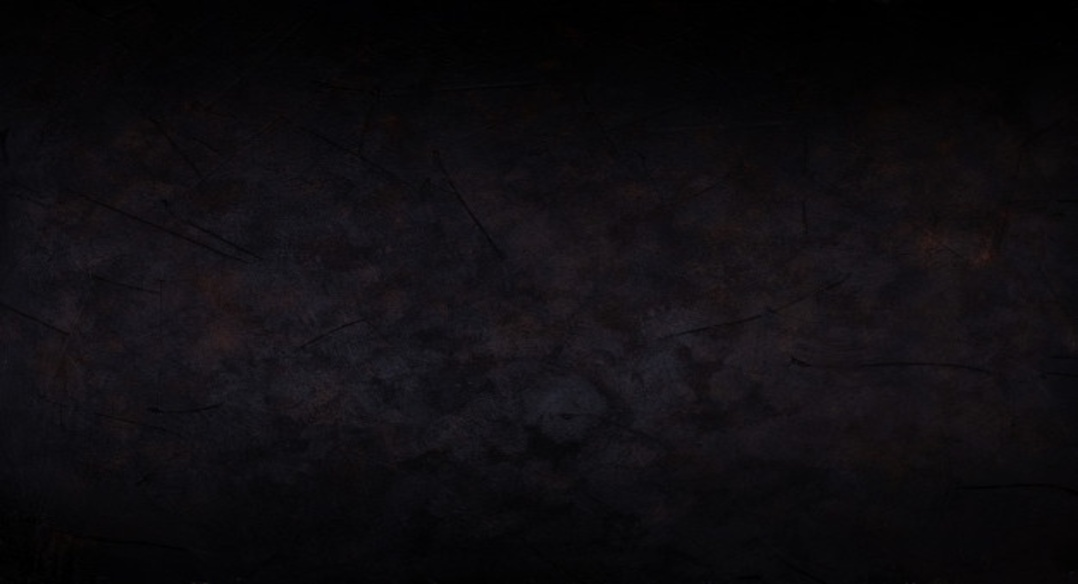
#> input picture projeto_parte1/imgs_req/fundo_preto.jpg, 1078 x 584 px, found by its file name; the run also reads 1 picture not shown here
$ python main.py
#> lines starting #> are read from the running program, lines starting #| are printed output that depends on the picture; after the words box and inside, x2 and y2 are one past the last pixel; in counts of white or black regions, pixels touching at a corner belong together
from PIL import Image, ImageFont,ImageDraw
import textwrap

frase_de_efeito = "\" " + "Vem monstro!" + " \"" # print(len(long_string)) nesse caso, o bot so aceita strings de no maximo 160 caracteres

fundo = Image.open("projeto_parte1/imgs_req/fundo_preto.jpg")
#> fundo is the input picture: PIL image 1078x584 RGB; mean R, G, B 14.7, 12.6, 15.9

#------------------------------------------------ Adicionando texto ---------------------------------------------------------------
draw = ImageDraw.Draw(fundo)

text_formatado = textwrap.fill(frase_de_efeito,23) # segundo arg width
autor = "-Leo Stronda"

font1 = ImageFont.truetype("projeto_parte1/fonts/arial_narrow_7.ttf",50)
font2 = ImageFont.truetype("projeto_parte1/fonts/arial_narrow_7.ttf",30)


draw.text((80,140),text_formatado,(255,255,255),font=font1) #desenha frase
draw.text((45,525),autor,(255,255,255),font=font2) # desenha autor

fundo_mod = fundo # so para deixar claro alteração

#----------------------------------------------- Concatena duas imagens ---------------------------------------------------------

def get_concat_h(im1, im2):
    dst = Image.new('RGB', (im1.width + im2.width, im1.height))
    dst.paste(im1, (0, 0))
    dst.paste(im2, (im1.width, 0))
    return dst

autor_image = Image.open("projeto_parte1/image_data/Leo_Stronda.jpg")
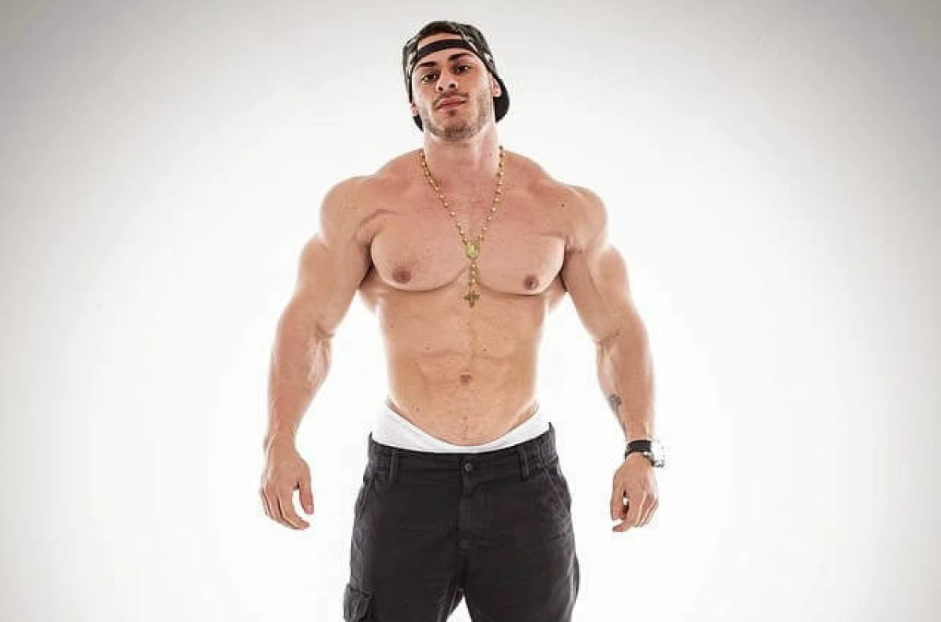
#> input picture projeto_parte1/image_data/Leo_Stronda.jpg, 941 x 622 px, found by its file name
#> autor_image is the input picture: PIL image 941x622 RGB; mean R, G, B 217.6, 208.8, 204
autor_image_newsize = autor_image.resize((428,584)) #Redmensionar para encaixar
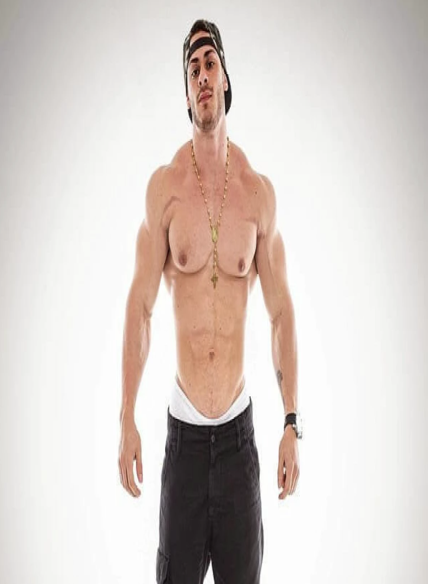
#> autor_image_newsize: PIL image 428x584 RGB; mean R, G, B 217.6, 208.8, 204


parte_branca = Image.open("projeto_parte1/imgs_req/parte_branca_650_x_584.jpg")

imagem_concatenada = get_concat_h(parte_branca,autor_image_newsize)
#> in get_concat_h, `dst = Image.new('RGB', (im1.width + im2.width, im1.height))`: dst: PIL image 1078x584 RGB; every value is 0
#> in get_concat_h, `dst.paste(im1, (0, 0))`:
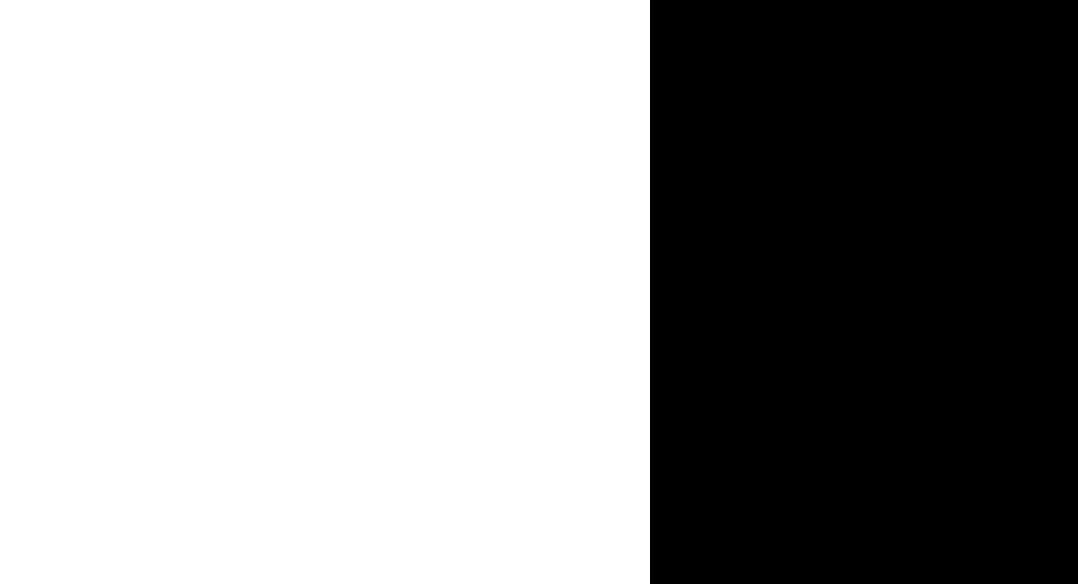
#> dst: PIL image 1078x584 RGB; 60.3% white; 1 black region, box (x1, y1, x2, y2) and area: (650, 0, 1078, 584) 249952
#> in get_concat_h, `dst.paste(im2, (im1.width, 0))`:
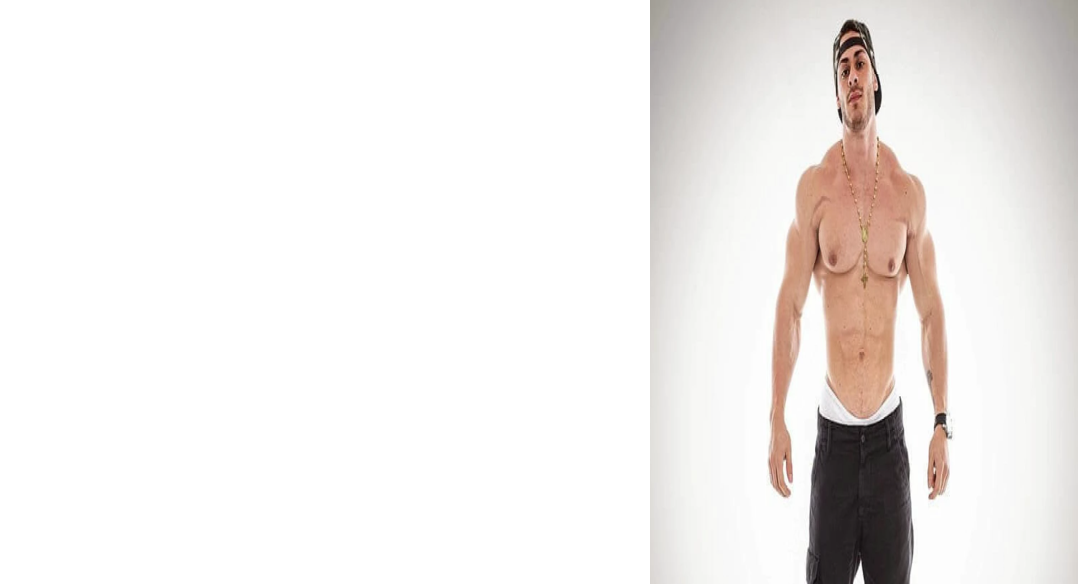
#> dst: PIL image 1078x584 RGB; mean R, G, B 240.2, 236.6, 234.7

mask = Image.open("projeto_parte1/imgs_req/gradiente.jpg").convert("L")
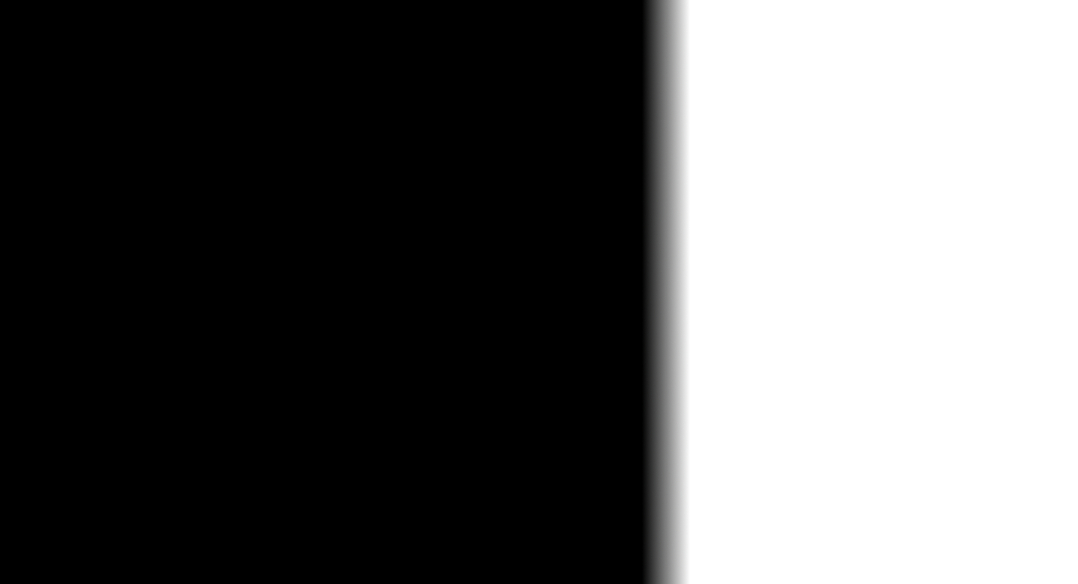
#> input picture projeto_parte1/imgs_req/gradiente.jpg, 1078 x 584 px, found by its file name

img_final = Image.composite(imagem_concatenada,fundo_mod,mask)
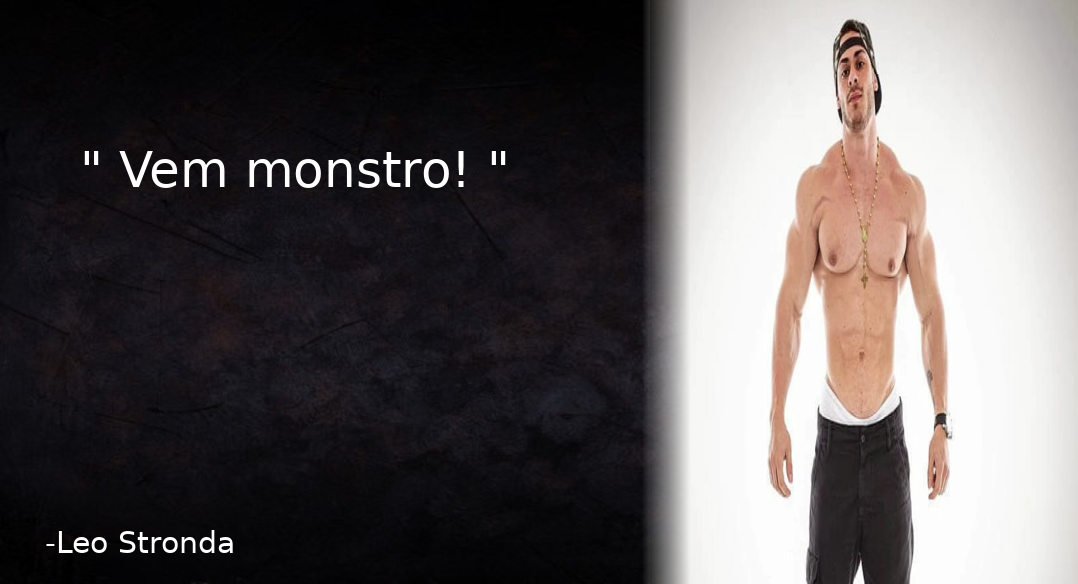
#> img_final: PIL image 1078x584 RGB; mean R, G, B 94.3, 89.7, 90.1

img_final.save("projeto_parte1/img_output/Imagem-Retornada-1.jpg")

img_final.show()
